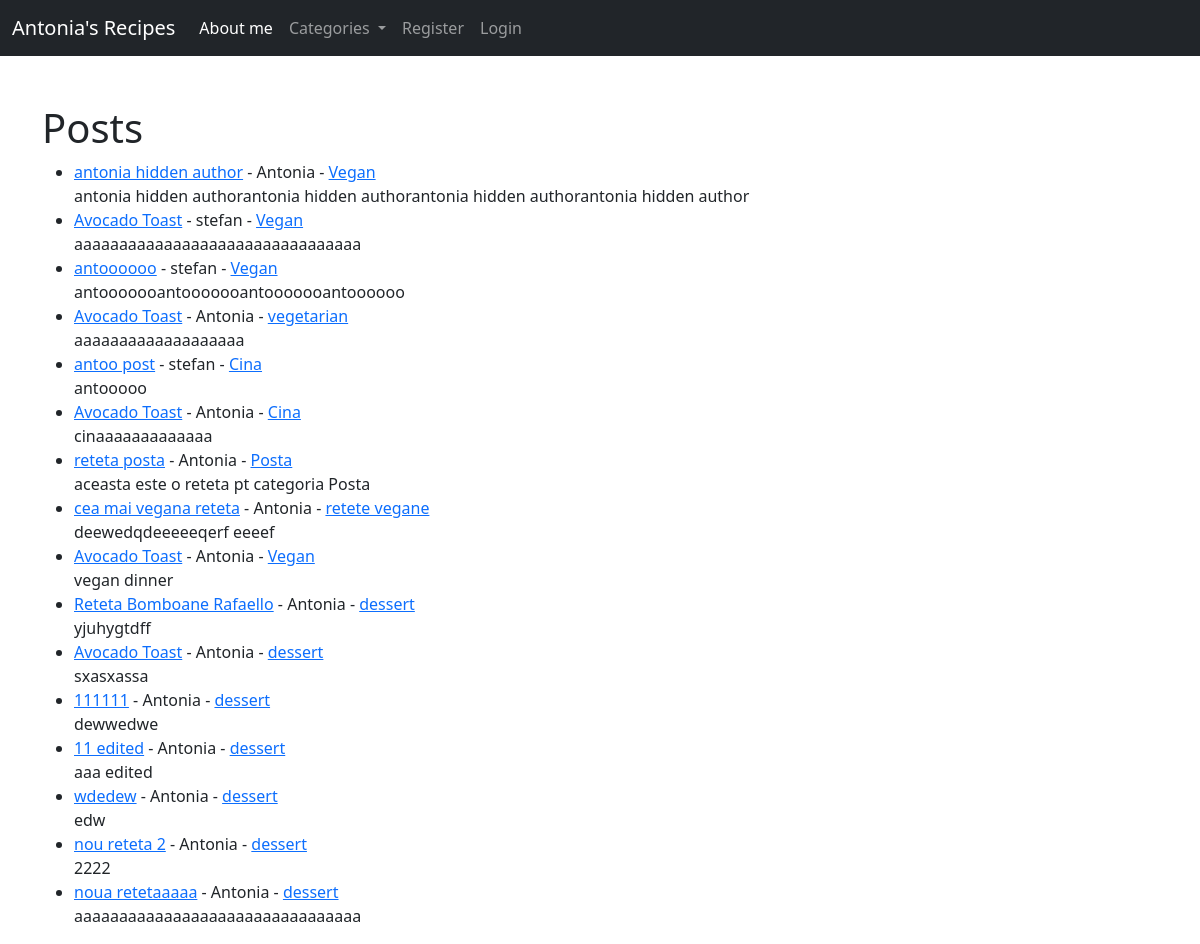
Before: / with the older database file.
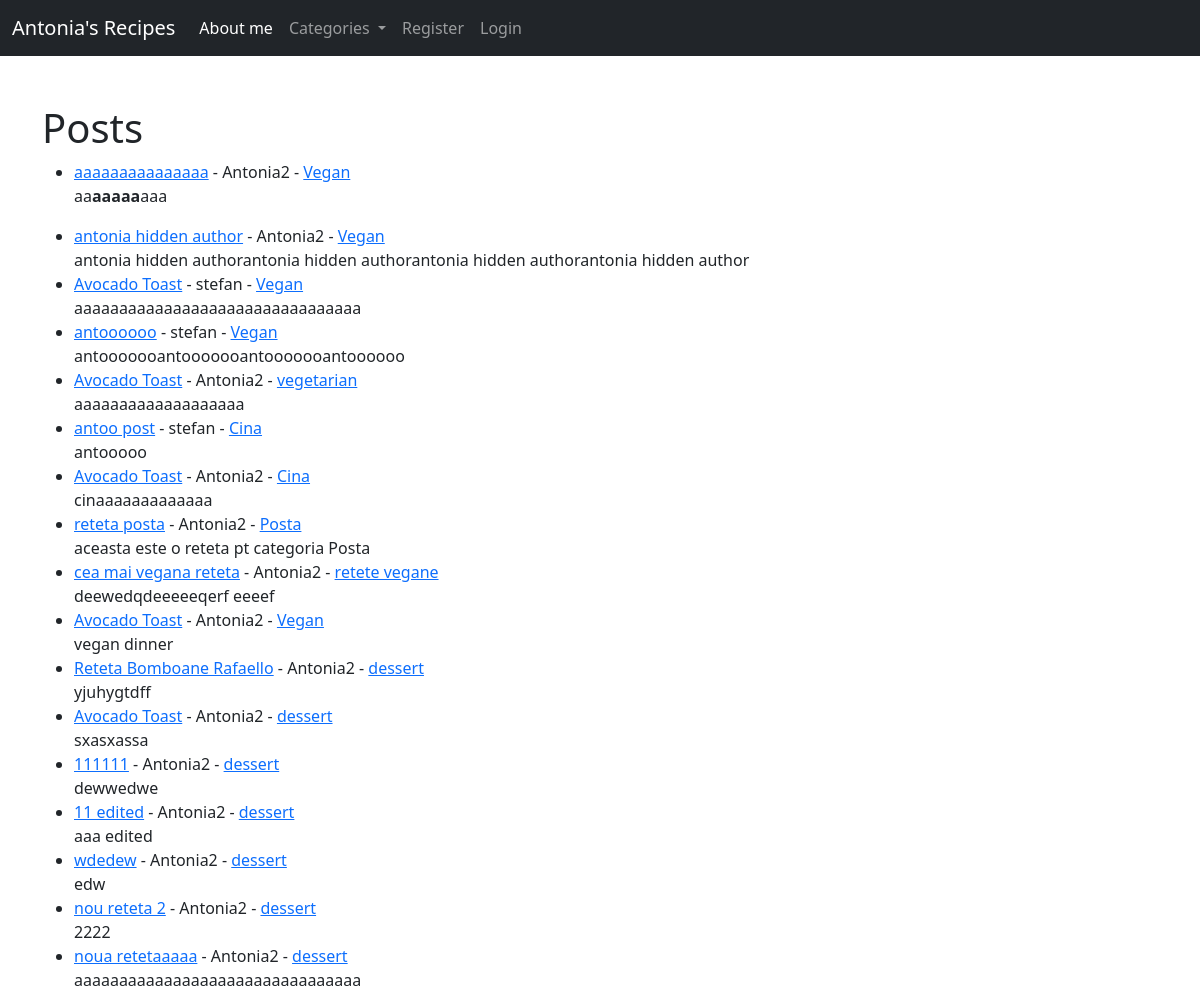
After: the same page with the newer database file.
### core/models.py (models this page shows, shortened)
class Post(models.Model):
    title = models.CharField(max_length=255)
    title_tag = models.CharField(max_length=255, default="Title_tag")
    author = models.ForeignKey(User, on_delete=models.CASCADE)
    body = RichTextField(blank=True, null=True)
    post_date = models.DateField(auto_now_add=True)
    category = models.CharField(max_length=255, default="Desert")
    likes = models.ManyToManyField(User, related_name='blog_posts')

### core/views.py (the view)
# urls.py: path('', HomeView.as_view(), name="home"),
class HomeView(ListView):
    model = Post
    template_name = 'home.html'
    ordering = ['-id']
    def get_context_data(self, *args, **kwargs):
        cat_menu = Category.objects.all()
        context = super(HomeView,self).get_context_data(*args, **kwargs)
        context["cat_menu"] = cat_menu
        return context

### core/models.py (called while the page is built)
    def __str__(self):
        return self.name

### core/templates/home.html (shortened to what this page needs)
{% extends 'base.html' %}
{% block content%}
<h1>Posts</h1>
<ul>
{% for post in object_list %}
    <li><a href="{% url 'post_detail' post.pk %}"> {{ post.title }}</a>
        - {{ post.author.first_name }}
        - <a href="{% url 'category' post.category %}">{{ post.category }}</a>
        <br>
        {{ post.body|slice:":100"|safe }}</li>
{% endfor %}
</ul>
{% endblock %}

### core/templates/base.html (shortened to what this page needs)
<!doctype html>
<html lang="en">
  <head>
    <link href="https://cdn.jsdelivr.net/npm/bootstrap@5.2.3/dist/css/bootstrap.min.css" rel="stylesheet">
  </head>
  <body>
    <nav class="navbar navbar-expand-lg navbar-dark bg-dark">
      <div class="container-fluid">
        <a class="navbar-brand" href="{% url 'home' %}">Antonia's Recipes</a>
        <div class="collapse navbar-collapse" id="navbarSupportedContent">
          <ul class="navbar-nav me-auto mb-2 mb-lg-0">
            <li class="nav-item">
              <a class="nav-link active" aria-current="page" href="{% url 'home' %}">About me</a>
            </li>
            {% if cat_menu %}
            <li class="nav-item dropdown">
              <a class="nav-link dropdown-toggle" href="#" role="button" data-bs-toggle="dropdown" aria-expanded="false">
                Categories
              </a>
            </li>
            {% else %}
            <li class="nav-item">
                <a class="nav-link" href="{% url 'category-list' %}">Categories</a>
              </li>
            {% endif %}
            {% if user.is_authenticated %}
              <li class="nav-item">
                <a class="nav-link" href="{% url 'add_post' %}">Add Post</a>
              </li>
              <li class="nav-item">
                <a class="nav-link" href="{% url 'add_category' %}">Add a new Category</a>
              </li>
              <li class="nav-item">
                <a class="nav-link" href="{% url 'edit_profile' %}">Edit profile</a>
              </li>
              <li class="nav-item">
                <a class="nav-link" href="{% url 'logout' %}">Logout</a>
              </li>
            {% else %}
              <li class="nav-item">
                <a class="nav-link" href="{% url 'register' %}">Register</a>
              </li>
              <li class="nav-item">
                <a class="nav-link" href="{% url 'login' %}">Login</a>
              </li>
            {% endif %}
          </ul>
        </div>
      </div>
    </nav>
    <br>
    <br>
    <div class = "container">
    {% block content%}
    {% endblock %}
    </div>
  </body>
</html>

Changed rows visible on the page:
added Post: title "aaaaaaaaaaaaaaa", author.first_name "Antonia2", category "Vegan", body "aa aaaaa aaa"
changed through a linked row, Post "antonia hidden author": author.first_name "Antonia" → "Antonia2"
changed through a linked row, Post "vegetarian": author.first_name "Antonia" → "Antonia2"
changed through a linked row, Post "cinaaaaaaaaaaaaa": author.first_name "Antonia" → "Antonia2"
changed through a linked row, Post "reteta posta": author.first_name "Antonia" → "Antonia2"
changed through a linked row, Post "cea mai vegana reteta": author.first_name "Antonia" → "Antonia2"
changed through a linked row, Post "vegan dinner": author.first_name "Antonia" → "Antonia2"
changed through a linked row, Post "Reteta Bomboane Rafaello": author.first_name "Antonia" → "Antonia2"
changed through a linked row, Post "sxasxassa": author.first_name "Antonia" → "Antonia2"
changed through a linked row, Post "dewwedwe": author.first_name "Antonia" → "Antonia2"
changed through a linked row, Post "11 edited": author.first_name "Antonia" → "Antonia2"
changed through a linked row, Post "wdedew": author.first_name "Antonia" → "Antonia2"
changed through a linked row, Post "nou reteta 2": author.first_name "Antonia" → "Antonia2"
changed through a linked row, Post "noua retetaaaaa": author.first_name "Antonia" → "Antonia2"
